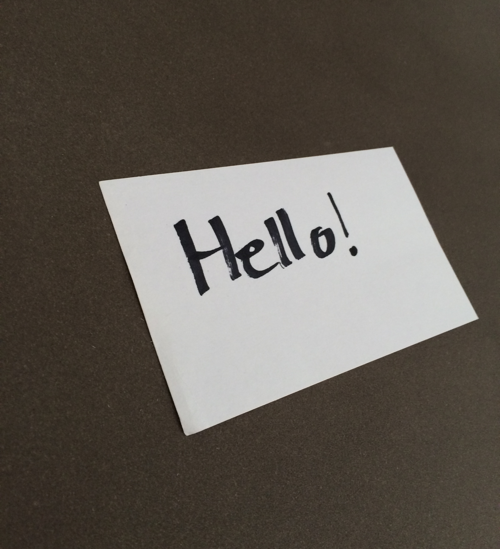
#> input picture example_02.png, 500 x 549 px
$ python docscan.py --image example_02.png   (Python 2 division)   (older library calls are emulated)
#> lines starting #> are read from the running program, lines starting #| are printed output that depends on the picture; after the words box and inside, x2 and y2 are one past the last pixel; in counts of white or black regions, pixels touching at a corner belong together
#> further down, image is the input picture: shape (549, 500, 3); mean B, G, R 82.4, 90, 96.5
import numpy as np
import cv2
import argparse
import imutils
import math

def four_point(img):
    r = 500/ img.shape[1]
#> r = 1
    dim= (500, int(img.shape[0]*r))
#> dim = (500, 549)
    orig = img
    img = cv2.resize(img,dim, interpolation= cv2.INTER_AREA)
    cv2.imshow('resized image', img)
    cv2.waitKey(0)

    img = cv2.cvtColor(img, cv2.COLOR_RGB2GRAY)
    cv2.imshow('canny image', img)
    cv2.waitKey(0);
    img = cv2.GaussianBlur(img, (5,5), 0)
    cv2.imshow('canny image', img)
    cv2.waitKey(0);
    img = cv2.Canny(img, 100,200)
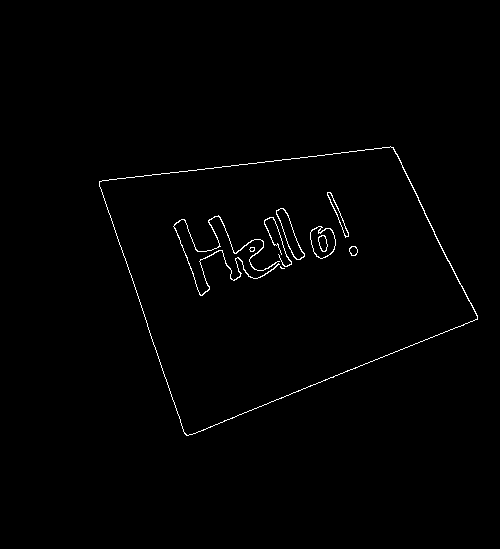
#> img: shape (549, 500); 0.84% white in thin lines or dots, all inside (x1, y1, x2, y2) = (99, 146, 478, 436)

    cv2.imshow('canny image', img)
    cv2.waitKey(0);

    image,contours,heirarchy =  cv2.findContours(img,cv2.RETR_LIST,cv2.CHAIN_APPROX_SIMPLE)
#> contours = 17 contours, 3 with area under 20; largest, box (x1, y1, x2, y2) and area: (99, 146, 478, 436) 69174, (99, 146, 478, 436) 69076, (310, 226, 336, 259) 601, (310, 226, 336, 259) 575, (276, 208, 305, 260) 506

    contours = sorted(contours, key = cv2.contourArea, reverse=True)[:5]
#> contours = 5 contours; box (x1, y1, x2, y2) and area: (99, 146, 478, 436) 69174, (99, 146, 478, 436) 69076, (310, 226, 336, 259) 601, (310, 226, 336, 259) 575, (276, 208, 305, 260) 506

    for contour in contours:
        perimeter = cv2.arcLength(contour, True)

        something = cv2.approxPolyDP(contour, 0.02*perimeter, True)

        if len(something)==4:
            contours= something
            break
#> this loop made 1 pass
#> (perimeter, contours) on pass 1: (1144.8, [[393, 147], [99, 181], [186, 435], [477, 319]])
    cv2.drawContours(img,[contours],-1,(150,200,0),5)
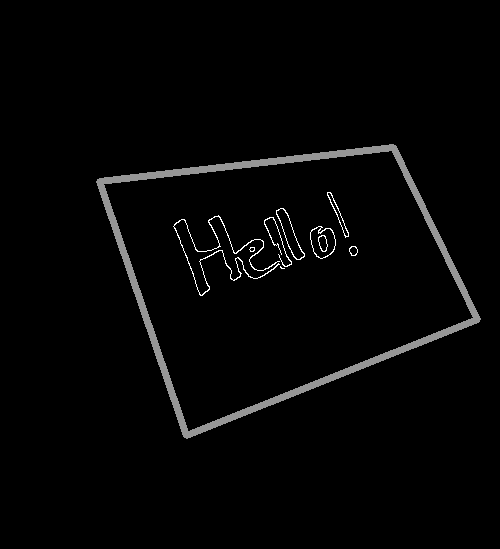
#> img: shape (549, 500); 2.66% of pixels changed, all inside (x1, y1, x2, y2) = (96, 144, 481, 439)
    cv2.imshow('Drawn contour',img)
    cv2.waitKey(0)

    contours = contours.reshape(4,2)/r;
    contours = contours.astype(np.float32)
    (tr,tl,bl,br) = contours
#> tr = [393, 147]; tl = [99, 181]; bl = [186, 435]; br = [477, 319]

    widthA= math.sqrt(((tl[0]-tr[0])**2)+((tl[1]-tr[1])**2))
#> widthA = 296
    widthB= math.sqrt(((bl[0]-br[0])**2)+((bl[1]-bl[1])**2))
#> widthB = 291

    width = max(int(widthA),int(widthB))
#> width = 295

    heightA= math.sqrt(((tl[0]-bl[0])**2)+((tl[1]-bl[1])**2))
#> heightA = 268.5
    heightB = math.sqrt(((tr[0]-br[0])**2)+((tr[1]-br[1])**2))
#> heightB = 191.4

    height = max(int(heightA),int(heightB))
#> height = 268

    final = np.array([[width-1,0],[0,0],
                     [0,height-1],[width-1,height-1]],np.float32)
#> final = [[294, 0], [0, 0], [0, 267], [294, 267]]

    map = cv2.getPerspectiveTransform(contours, final)
#> map = [[0.722, -0.247, -26.73], [0.138, 1.19, -229.8], [-0.00094, 0.000817, 1]]
    warp = cv2.warpPerspective(orig,map,(width,height))
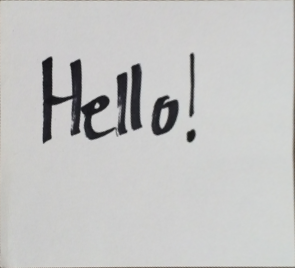
#> warp: shape (268, 295, 3); mean B, G, R 195.4, 196.2, 196

    return warp


ap = argparse.ArgumentParser()
ap.add_argument("-i","--image",help="Path to the image")
args = vars(ap.parse_args())
if(len(args)==0):
    print 'No arguments passed'
    exit

image = cv2.imread(args["image"])

warped = four_point(image);

cv2.imshow('Input', image)
warped = cv2.cvtColor(warped, cv2.COLOR_RGB2GRAY)
warped = cv2.GaussianBlur(warped, (5,5), 0)
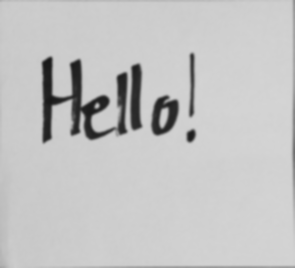
#> warped: shape (268, 295); min 25, max 212, mean 196.1
warped = cv2.adaptiveThreshold(warped,255,cv2.ADAPTIVE_THRESH_GAUSSIAN_C,cv2.THRESH_BINARY,11,2)
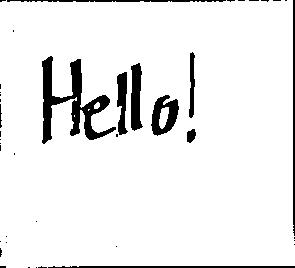
#> warped: shape (268, 295); 92.8% white; 41 black regions (31 under 20 px), largest, box (x1, y1, x2, y2) and area: (42, 56, 116, 144) 2113, (151, 95, 179, 136) 637, (131, 63, 143, 131) 603
cv2.imshow('Output',warped)

cv2.waitKey(0)
